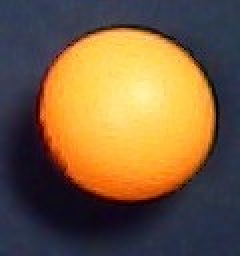
#> input picture data/image1.jpg, 120 x 128 px (shown 2 times larger)
$ python '01二值化_调参.py'
#> lines starting #> are read from the running program, lines starting #| are printed output that depends on the picture; after the words box and inside, x2 and y2 are one past the last pixel; in counts of white or black regions, pixels touching at a corner belong together
#!/usr/bin/env python3
import cv2
import matplotlib.pyplot as plt
THRESHOLD = 'threshold'
threshold = 70
img_file = r'../data/image1.jpg' #图像的名称
img = cv2.imread(img_file,cv2.COLOR_BGRA2GRAY)
#> img is the input picture: shape (128, 120, 3); mean B, G, R 62.8, 94.4, 120.8
img = img[:,:,[2,1,0]] #将OpenCV的BGR格式转为RGB格式
print('图像的大小是:{}'.format(img.shape)) #打印图像的维度信息
#| 图像的大小是:(128, 120, 3)

def nothing():
    pass
def make_adjustment():
    cv2.namedWindow(THRESHOLD)
    cv2.resizeWindow(THRESHOLD,640,64)
    cv2.createTrackbar('threshold', THRESHOLD, threshold, 255, nothing)

make_adjustment()
while True:
    img1 = img[:, :, [0]]
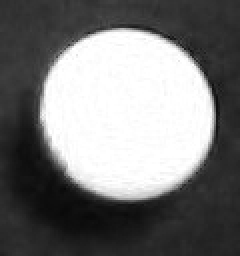
#> img1: shape (128, 120, 1) (shown 2 times larger); min 8, max 255, mean 120.8
    threshold = cv2.getTrackbarPos('threshold', THRESHOLD)
    for i in range(img1.shape[0]):
        for j in range(img1.shape[1]):
            if img1[i,j,0]>threshold:
                img1[i,j,0] = 255
            else:
                img1[i,j,0] = 0
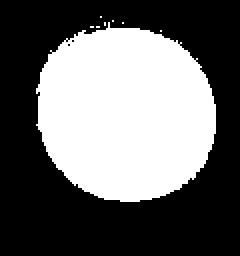
#> img1: shape (128, 120, 1) (shown 2 times larger); 40.9% white; 8 white regions (7 under 20 px), largest, box (x1, y1, x2, y2) and area: (18, 11, 108, 101) 6279
    cv2.namedWindow("result", cv2.WINDOW_NORMAL)
    cv2.resizeWindow("result", 640, 480)
    cv2.imshow("result", img1)
    cv2.waitKey(10)
